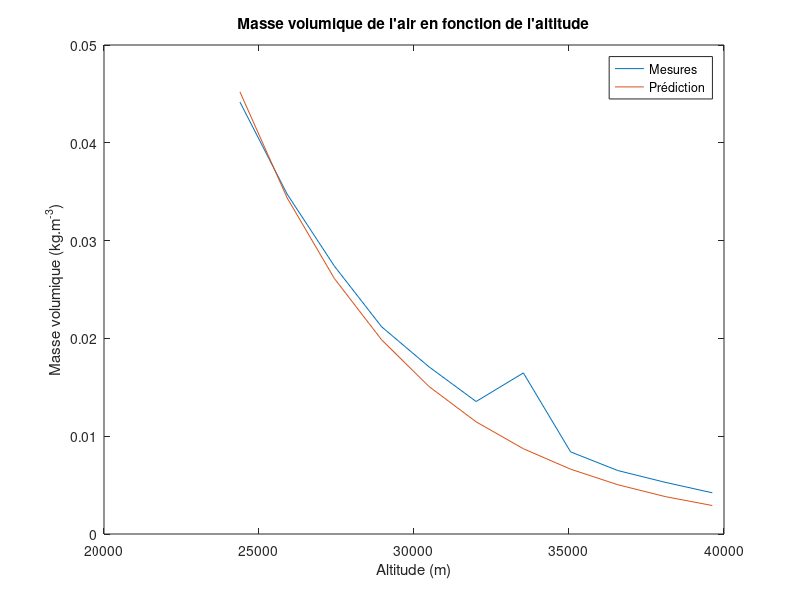

Write the MATLAB code that produced this figure. (Note: this script raises an error after producing the figure.)
%%%%%%%%%%%%%
% Codé par 20244742
% Équipe : 
%%%%%%%%%%%%%

%%%%%%%%%%%%%
% Données récoltées depuis le document (référence 1)
altitude_ft = [130000, 125000, 120000, 115000, 110000, 105000, 100000, 95000, 90000, 85000, 80000];
g_coef = [0.9876, 0.9881, 0.9886, 0.9891, 0.9895, 0.99, 0.9905, 0.9910, 0.9914, 0.9919, 0.9924];
air_density = [0.004213, 0.0052871, 0.006487, 0.0083956, 0.01647, 0.013547, 0.017102, 0.021187, 0.027391, 0.034754, 0.044173];
%%%%%%%%%%%%%

%%%%%%%%%%%%%
% On adapte les mesures et on applique les coefficients sur g
altitude_m = altitude_ft.* 0.3048;
g_measures = g_coef.* 9.81;
%%%%%%%%%%%%%

%%%%%%%%%%%%%
% On calcule les prédictions pour en faire des graphes
density_prediction = 2 * 1.8214 * exp(-1.8 * altitude_m / 10000);
g_prediction = altitude_m * -0.000003 + 9.8086;
%%%%%%%%%%%%%

%%%%%%%%%%%%%
% Permet d'afficher les courbes pour l'accélération gravitationnelle
plot(altitude_m, g_measures, altitude_m, g_prediction);
title("Accélération gravitationnelle en fonction de l'altitude");
legend("Mesures", "Prédiction")
xlabel('Altitude (m)');
ylabel('Accélération (m.s^{-2})');
%%%%%%%%%%%%%

%%%%%%%%%%%%%
% Permet d'afficher les courbes pour la masse volumique
plot(altitude_m, air_density, altitude_m, density_prediction);
title("Masse volumique de l'air en fonction de l'altitude");
legend("Mesures", "Prédiction")
xlabel('Altitude (m)');
ylabel('Masse volumique (kg.m^{-3})');
%%%%%%%%%%%%%

%%%%%%%%%%%%%
% Conditions initiales et autres valeurs à initialiser
t0 = 0;
tfinal = 100;
y0 = [38969.3; 0];
x_ = linspace(15143.9, 38980, 73);
t_ = linspace(0, 100, 73);
%%%%%%%%%%%%%

%%%%%%%%%%%%%
% On calcule les vitesses pour la méthode dans le but d'afficher
% la courbe.
speed_second_method = - sqrt(0.99 * 9.81 / 0.5 / 0.0135 * 100) * tanh(-acosh(exp(- 0.02 * 0.0135 * (x_ - 38969.3))));
%%%%%%%%%%%%%


[t,x] = ode45(@f,[t0 tfinal], y0);
min = [0, 0];

pos = 1:73;
vit = 1:73;

%%%%%%%%%%%%%
% Recherche de la vitesse terminale (on cherche la valeur la plus
% faible puisque les données sont négatives).
for i = 1:73
    pos(i) = x(i, 1);
    vit(i) = x(i, 2);
    if x(i, 2) < min(2)
        min(1) = x(i, 1);
        min(2) = x(i, 2);
    end
end
%%%%%%%%%%%%%

%%%%%%%%%%%%%
% Affichage des vitesse en fonction de l'altitude
disp("Vitesse : " + min(2) + "Altitude : " +  min(1));
plot(pos, - vit, x_, speed_second_method, x_, linspace(372.32, 372.32, 73));
title("Vitesse en fonction de l'altitude");
legend("Méthode la plus difficile", "Méthode intermédiaire", "Méthode la plus simple");
xlabel('Altitude (m)');
ylabel('Vitesse (m.s^{-1})');
%%%%%%%%%%%%%

%%%%%%%%%%%%%
% Fonction codant le système
function dxdt = f(t,x)
    % Substitutions effectuées pour résoudre le système :
    % x1 = x(t)
    % x2 = v(t)
    % dxdt1 = v(t) = x2
    % dxdt2 = v'(t) = x2'
    
    dxdt = [x(2); (0.000003 * x(1) - 9.8086) + 2 / 100 * x(2)^2 * 0.5 * 1.8214 * exp(1.8 * x(1) / -10000)];
end
%%%%%%%%%%%%%
